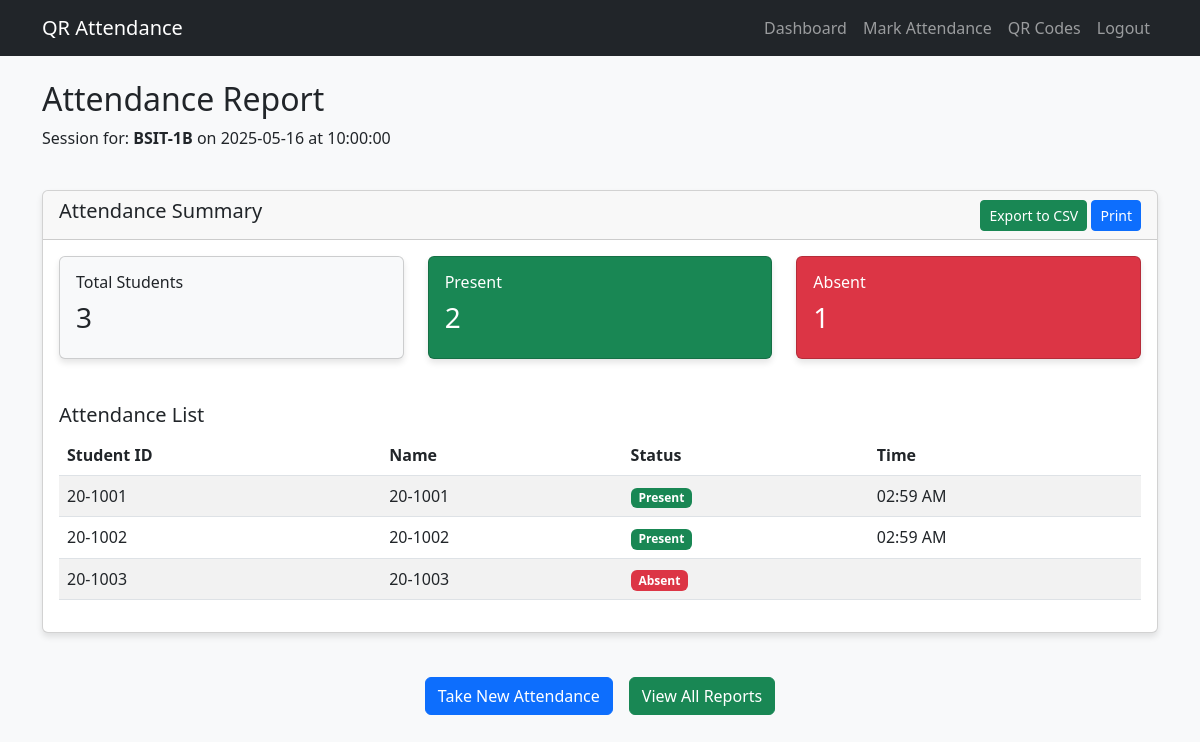
Screenshot of /pages/view_attendance.php?id=2 (signed in) with the database file from the repository.
### tables this page shows
CREATE TABLE attendance_sessions (
    id INT AUTO_INCREMENT PRIMARY KEY,
    class_id INT NOT NULL,
    session_date DATE NOT NULL,
    session_time TIME NOT NULL,
    qr_code_data VARCHAR(255) NOT NULL UNIQUE,
    created_at TIMESTAMP DEFAULT CURRENT_TIMESTAMP,
    FOREIGN KEY (class_id) REFERENCES classes(id) ON DELETE CASCADE
);

CREATE TABLE classes (
    id INT AUTO_INCREMENT PRIMARY KEY,
    name VARCHAR(100) NOT NULL,
    teacher_id INT NOT NULL,
    created_at TIMESTAMP DEFAULT CURRENT_TIMESTAMP,
    FOREIGN KEY (teacher_id) REFERENCES users(id) ON DELETE CASCADE
);

CREATE TABLE students (
    id INT AUTO_INCREMENT PRIMARY KEY,
    student_id VARCHAR(50) NOT NULL UNIQUE,
    password VARCHAR(255) NOT NULL,
    created_at TIMESTAMP DEFAULT CURRENT_TIMESTAMP
);

CREATE TABLE attendance_records (
    id INT AUTO_INCREMENT PRIMARY KEY,
    session_id INT NOT NULL,
    student_id INT NOT NULL,
    timestamp TIMESTAMP DEFAULT CURRENT_TIMESTAMP,
    FOREIGN KEY (session_id) REFERENCES attendance_sessions(id) ON DELETE CASCADE,
    FOREIGN KEY (student_id) REFERENCES students(id) ON DELETE CASCADE,
    UNIQUE KEY (session_id, student_id)
);

### pages/view_attendance.php (the view, shortened to what this page needs)
<?php
require_once "../config/database.php";
$session_id = $_GET["id"];
$session_sql = "SELECT a.*, c.name as class_name, c.teacher_id
                FROM attendance_sessions a
                JOIN classes c ON a.class_id = c.id
                WHERE a.id = ?";
if($stmt = mysqli_prepare($conn, $session_sql)){
    mysqli_stmt_bind_param($stmt, "i", $session_id);
    mysqli_stmt_execute($stmt);
    $session_result = mysqli_stmt_get_result($stmt);
    $session_data = mysqli_fetch_assoc($session_result);
}
$students_sql = "SELECT s.* FROM students s
                JOIN class_students cs ON s.id = cs.student_id
                WHERE cs.class_id = ?
                ORDER BY s.student_id";
$students_stmt = mysqli_prepare($conn, $students_sql);
mysqli_stmt_bind_param($students_stmt, "i", $session_data["class_id"]);
mysqli_stmt_execute($students_stmt);
$students_result = mysqli_stmt_get_result($students_stmt);
$attendance_sql = "SELECT ar.*, s.student_id as student_code
                  FROM attendance_records ar
                  JOIN students s ON ar.student_id = s.id
                  WHERE ar.session_id = ?
                  ORDER BY ar.timestamp";
$attendance_stmt = mysqli_prepare($conn, $attendance_sql);
mysqli_stmt_bind_param($attendance_stmt, "i", $session_id);
mysqli_stmt_execute($attendance_stmt);
$attendance_result = mysqli_stmt_get_result($attendance_stmt);
$attended_students = array();
while($row = mysqli_fetch_assoc($attendance_result)){
    $attended_students[] = $row["student_id"];
}
mysqli_data_seek($attendance_result, 0);
include_once "../includes/header.php";
?>
<div class="row">
    <div class="col-md-12">
        <h2>Attendance Report</h2>
        <p>Session for: <strong><?php echo htmlspecialchars($session_data["class_name"]); ?></strong> on <?php echo htmlspecialchars($session_data["session_date"]); ?> at <?php echo htmlspecialchars($session_data["session_time"]); ?></p>
    </div>
</div>
<div class="row mt-4">
    <div class="col-md-12">
        <div class="card">
            <div class="card-header d-flex justify-content-between align-items-center">
                <h5>Attendance Summary</h5>
                <div>
                    <a href="export_attendance.php?id=<?php echo $session_id; ?>" class="btn btn-sm btn-success">Export to CSV</a>
                    <a href="print_attendance.php?id=<?php echo $session_id; ?>" class="btn btn-sm btn-primary" target="_blank">Print</a>
                </div>
            </div>
            <div class="card-body">
                <div class="row">
                    <div class="col-md-4">
                        <div class="card bg-light">
                            <div class="card-body">
                                <h6>Total Students</h6>
                                <h3><?php echo mysqli_num_rows($students_result); ?></h3>
                            </div>
                        </div>
                    </div>
                    <div class="col-md-4">
                        <div class="card bg-success text-white">
                            <div class="card-body">
                                <h6>Present</h6>
                                <h3><?php echo count($attended_students); ?></h3>
                            </div>
                        </div>
                    </div>
                    <div class="col-md-4">
                        <div class="card bg-danger text-white">
                            <div class="card-body">
                                <h6>Absent</h6>
                                <h3><?php echo mysqli_num_rows($students_result) - count($attended_students); ?></h3>
                            </div>
                        </div>
                    </div>
                </div>
                <div class="mt-4">
                    <h5>Attendance List</h5>
                    <div class="table-responsive">
                        <table class="table table-striped">
                            <thead>
                                <tr>
                                    <th>Student ID</th>
                                    <th>Name</th>
                                    <th>Status</th>
                                    <th>Time</th>
                                </tr>
                            </thead>
                            <tbody>
                                <?php
                                mysqli_data_seek($students_result, 0);
                                while($student = mysqli_fetch_assoc($students_result)):
                                    $is_present = in_array($student["id"], $attended_students);
                                    $attendance_time = "";
                                    if($is_present){
                                        mysqli_data_seek($attendance_result, 0);
                                        while($attendance = mysqli_fetch_assoc($attendance_result)){
                                            if($attendance["student_id"] == $student["id"]){
                                                $attendance_time = date("h:i A", strtotime($attendance["timestamp"]));
                                                break;
                                            }
                                        }
                                    }
                                ?>
                                <tr>
                                    <td><?php echo htmlspecialchars($student["student_id"]); ?></td>
                                    <td><?php echo htmlspecialchars($student["student_id"]); ?></td>
                                    <td>
                                        <?php if($is_present): ?>
                                            <span class="badge bg-success">Present</span>
                                        <?php else: ?>
                                            <span class="badge bg-danger">Absent</span>
                                        <?php endif; ?>
                                    </td>
                                    <td><?php echo $attendance_time; ?></td>
                                </tr>
                                <?php endwhile; ?>
                            </tbody>
                        </table>
                    </div>
                </div>
            </div>
        </div>
    </div>
</div>
<div class="row mt-4">
    <div class="col-md-12">
        <div class="d-grid gap-2 d-md-flex justify-content-md-center">
            <a href="attendance.php" class="btn btn-primary me-md-2">Take New Attendance</a>
            <a href="reports.php" class="btn btn-success">View All Reports</a>
        </div>
    </div>
</div>
<?php
include_once "../includes/footer.php";
?>

### assets/css/style.css (style rules this page uses)
body { background-color: #f8f9fa; }
.card { margin-bottom: 20px; box-shadow: 0 4px 6px rgba(0, 0, 0, 0.1); }

### rows the page displays
attendance_sessions: class.name "BSIT-1B", session_date "2025-05-16", session_time "10:00:00"
students: student "20-1001", shows "Present"
attendance_records: timestamp "02:59 AM"
students: student "20-1002", shows "Present"
attendance_records: timestamp "02:59 AM"
students: student "20-1003", shows "Absent"

### other values shown
mysqli_num_rows($students_result) "3"
count($attended_students) "2"
mysqli_num_rows($students_result) - count($attended_students) "1"
